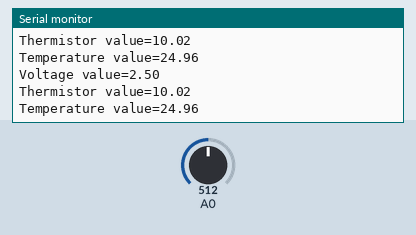
A sketch run on a simulated Arduino Uno, built with avr-gcc and run on an emulated ATmega328P. Shown: the last lines printed to the serial monitor. The test bench sets the inputs (shaded band); at power-on: A0 = 512.

Above: at 4.4 s.
4.5 s: A0 set to 900
At 5.7 s:
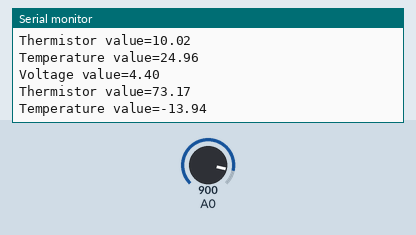
6.0 s: A0 set to 861
At 6.7 s:
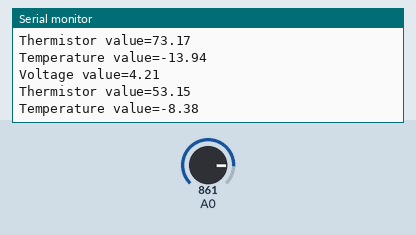
Timing chart, 0 to 9.0 s (numbered marks = the images above; inputs shaded):
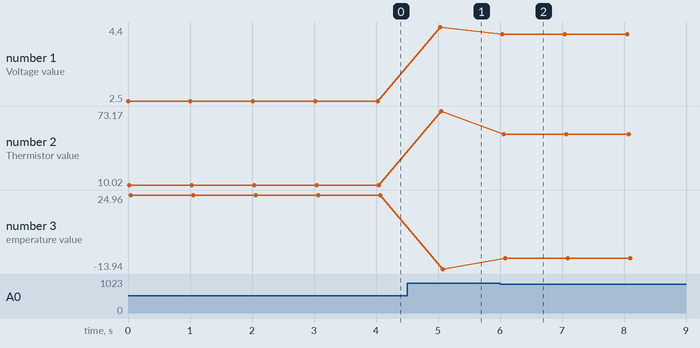

Measured:
- after the input at 4.5 s, the serial monitor: prints a new line after 0.53 s (image 1)
- after the input at 6.0 s, the serial monitor: prints a new line at once (image 2)
- plotted number 1: 2.5 → 4.4 after the input at 4.5 s, 4.4 → 4.21 after the input at 6.0 s
- plotted number 2: 10.02 → 73.17 after the input at 4.5 s, 73.17 → 53.15 after the input at 6.0 s
- plotted number 3: 24.96 → -13.94 after the input at 4.5 s, -13.94 → -8.38 after the input at 6.0 s

The sketch:

Project_20_Read_the_thermistor_value.ino
```cpp
//**********************************************************************************
#include<math.h>

const float voltagePower=5.0;
const float Rs=10;//Sample resisitor is of 10k Ohm
const int B=3950;
const double T1=273.15+25;//Normal temperature
const double R1=10;//Resistance under normal temperature, with unit of "kΩ"

void setup() {
  Serial.begin(9600);
}
void loop() {
  //Aquire the voltage of analog pin A0
  double digitalValue=analogRead(A0);
  double voltageValue=(digitalValue/1023)*voltagePower;
  Serial.print("Voltage value=");
  Serial.println(voltageValue);

  //Aquire the resistance of thermistor via voltage division ratio
  double Rt=Rs*voltageValue/(voltagePower-voltageValue);
  Serial.print("Thermistor value=");
  Serial.println(Rt);

  //Auire temperature value through conversion
  double tempK = 1 / (1 / (273.15 + 25) + log(Rt / 10) / 3950.0); //Calculate temperature (degree kelvin)
  double tempC = tempK - 273.15;  //Calculate temperature (degree centigrade)
  Serial.print("Temperature value=");
  Serial.println(tempC);
  Serial.println();

  //Output per second, alter the modification frequency here
  delay(1000);
}
//**********************************************************************************
```
